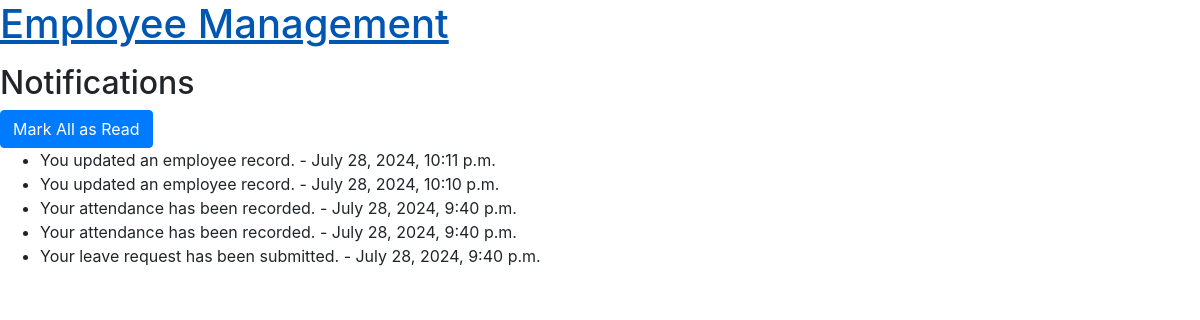
The page /attendance/notifications/ (signed in) on the database as committed earlier.
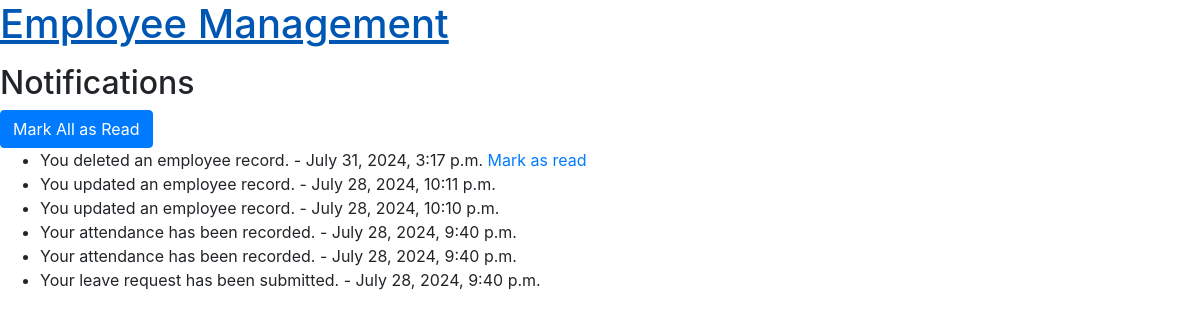
The same page on the database as committed later.
### attendance/models.py (models this page shows, shortened)
class Notification(models.Model):
    user = models.ForeignKey(settings.AUTH_USER_MODEL, on_delete=models.CASCADE)
    message = models.TextField()
    timestamp = models.DateTimeField(auto_now_add=True)
    is_read = models.BooleanField(default=False)

### attendance/views.py (the view)
# urls.py: path('notifications/', notification_list, name='notification_list'),
@login_required
def notification_list(request):
    notifications = get_notifications(request.user)
    return render(request, 'attendance/notification_list.html', {'notifications': notifications})

### attendance/utils.py (called while the page is built)
def get_notifications(user):
    return Notification.objects.filter(user=user).order_by('-timestamp')

### templates/attendance/notification_list.html
{% extends 'base.html' %}
{% block content %}
  <h2>Notifications</h2>
  <a href="{% url 'mark_all_notifications_as_read' %}" class="btn btn-primary">Mark All as Read</a>
  <ul>
    {% for notification in notifications %}
      <li class="{% if not notification.is_read %}new-notification{% endif %}">
        {{ notification.message }} - {{ notification.timestamp }}
        {% if not notification.is_read %}
          <a href="{% url 'mark_notification_as_read' notification.id %}">Mark as read</a>
        {% endif %}
      </li>
    {% endfor %}
  </ul>
{% endblock %}

Rows that differ between the two databases and show on the page:
added Notification: message "You deleted an employee record.", timestamp "July 31, 2024, 3:17 p.m.", is_read "Mark as read"
